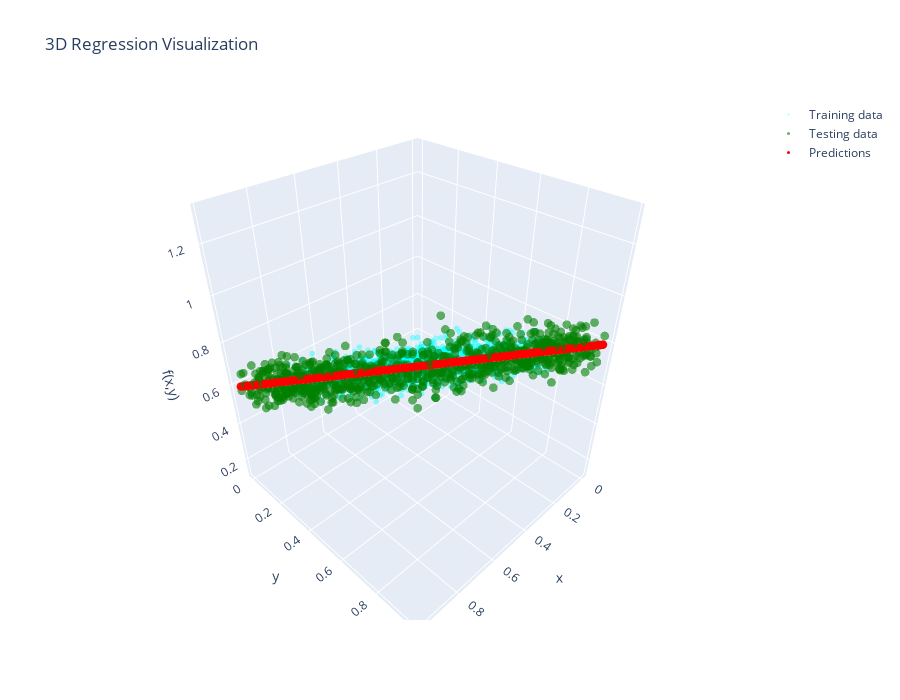

Write notebook code for a chart like this one.
### Code cell
#Check out our model prediction visually
%matplotlib widget
plot_predictions_3d(
    X_train.cpu(), Y_train.cpu(), f_train.cpu(),
    X_test.cpu(),  Y_test.cpu(),  f_test.cpu(),
    predictions=test_pred.squeeze(1).cpu()
)

plot_predictions_3d_plotly(
    X_train.cpu(), Y_train.cpu(), f_train.cpu(),
    X_test.cpu(),  Y_test.cpu(),  f_test.cpu(),
    predictions=test_pred.squeeze(1).cpu()
)

### Figure 1 — Plotly figure (JSON) as saved in the notebook; plotly's stock layout.template omitted (floating-point values rounded to 4 significant figures; data arrays with more than 128 entries replaced by an {"elided": "..."} marker saying what was removed)
{"data": [{"marker": {"color": "cyan", "opacity": 0.4, "size": 2}, "mode": "markers", "name": "Training data", "type": "scatter3d", "x": {"elided": "1600 float values"}, "y": {"elided": "1600 float values"}, "z": {"elided": "1600 float values"}}, {"marker": {"color": "green", "opacity": 0.6, "size": 3}, "mode": "markers", "name": "Testing data", "type": "scatter3d", "x": {"elided": "900 float values"}, "y": {"elided": "900 float values"}, "z": {"elided": "900 float values"}}, {"marker": {"color": "red", "size": 3}, "mode": "markers", "name": "Predictions", "type": "scatter3d", "x": {"elided": "900 float values"}, "y": {"elided": "900 float values"}, "z": {"elided": "900 float values"}}], "layout": {"height": 700, "scene": {"xaxis": {"title": {"text": "x"}}, "yaxis": {"title": {"text": "y"}}, "zaxis": {"title": {"text": "f(x,y)"}}}, "title": {"text": "3D Regression Visualization"}, "width": 900}}
